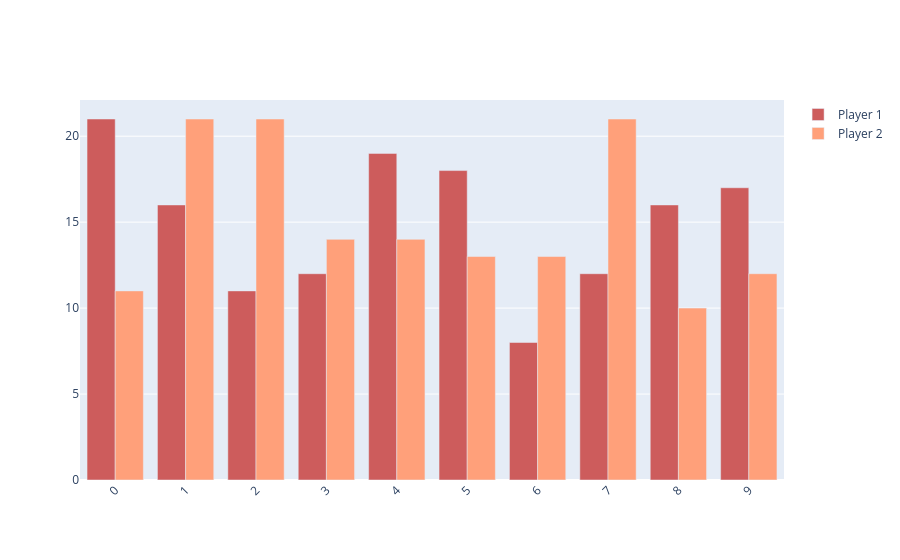

Notebook code for this chart:
### Code cell
import plotly.graph_objects as go

digits = ['0','1', '2', '3', '4', '5',
          '6', '7', '8', '9']
y_1=[];
for i in range(0,10):
    y_1.append(df.at[nor-1,'1_digit_cc'+str(i)])
fig = go.Figure()
fig.add_trace(go.Bar(
    x=digits,
    y=y_1 ,
    name='Player 1',
    marker_color='indianred'
))

y_2=[];
for i in range(0,10):
    y_2.append(df.at[nor-1,'2_digit_cc'+str(i)])
    
fig.add_trace(go.Bar(
    x=digits,
    y=y_2,
    name='Player 2',
    marker_color='lightsalmon'
))

# Here we modify the tickangle of the xaxis, resulting in rotated labels.
fig.update_layout(barmode='group', xaxis_tickangle=-45)
fig.show()

### Figure 1 — Plotly figure (JSON) as saved in the notebook; plotly's stock layout.template omitted (floating-point values rounded to 4 significant figures)
{"data": [{"marker": {"color": "indianred"}, "name": "Player 1", "type": "bar", "x": ["0", "1", "2", "3", "4", "5", "6", "7", "8", "9"], "y": [21, 16, 11, 12, 19, 18, 8, 12, 16, 17]}, {"marker": {"color": "lightsalmon"}, "name": "Player 2", "type": "bar", "x": ["0", "1", "2", "3", "4", "5", "6", "7", "8", "9"], "y": [11, 21, 21, 14, 14, 13, 13, 21, 10, 12]}], "layout": {"barmode": "group", "xaxis": {"tickangle": -45}}}
